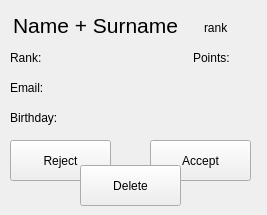
<?xml version="1.0" encoding="UTF-8"?>
<ui version="4.0">
 <class>FriendInfo</class>
 <widget class="QMainWindow" name="FriendInfo">
  <property name="geometry">
   <rect>
    <x>0</x>
    <y>0</y>
    <width>267</width>
    <height>215</height>
   </rect>
  </property>
  <property name="windowTitle">
   <string>Friend Info</string>
  </property>
  <property name="windowIcon">
   <iconset resource="Resources.qrc">
    <normaloff>:/Img/Img/icon.jpg</normaloff>:/Img/Img/icon.jpg</iconset>
  </property>
  <widget class="QWidget" name="centralwidget">
   <widget class="QLabel" name="NameSurname">
    <property name="geometry">
     <rect>
      <x>13</x>
      <y>0</y>
      <width>171</width>
      <height>51</height>
     </rect>
    </property>
    <property name="font">
     <font>
      <pointsize>16</pointsize>
     </font>
    </property>
    <property name="text">
     <string>Name + Surname</string>
    </property>
   </widget>
   <widget class="QLabel" name="RankIcon">
    <property name="geometry">
     <rect>
      <x>204</x>
      <y>8</y>
      <width>40</width>
      <height>40</height>
     </rect>
    </property>
    <property name="text">
     <string>rank</string>
    </property>
    <property name="scaledContents">
     <bool>true</bool>
    </property>
   </widget>
   <widget class="QLabel" name="RankName">
    <property name="geometry">
     <rect>
      <x>10</x>
      <y>50</y>
      <width>161</width>
      <height>16</height>
     </rect>
    </property>
    <property name="text">
     <string>Rank: </string>
    </property>
   </widget>
   <widget class="QLabel" name="Points">
    <property name="geometry">
     <rect>
      <x>193</x>
      <y>50</y>
      <width>71</width>
      <height>16</height>
     </rect>
    </property>
    <property name="text">
     <string>Points:</string>
    </property>
   </widget>
   <widget class="QLabel" name="Birthday">
    <property name="geometry">
     <rect>
      <x>10</x>
      <y>110</y>
      <width>251</width>
      <height>16</height>
     </rect>
    </property>
    <property name="text">
     <string>Birthday:</string>
    </property>
   </widget>
   <widget class="QLabel" name="Email">
    <property name="geometry">
     <rect>
      <x>10</x>
      <y>80</y>
      <width>241</width>
      <height>16</height>
     </rect>
    </property>
    <property name="text">
     <string>Email:</string>
    </property>
   </widget>
   <widget class="QLabel" name="FriendsSince">
    <property name="geometry">
     <rect>
      <x>10</x>
      <y>140</y>
      <width>251</width>
      <height>16</height>
     </rect>
    </property>
    <property name="text">
     <string>Friends since:</string>
    </property>
   </widget>
   <widget class="QPushButton" name="Reject">
    <property name="geometry">
     <rect>
      <x>10</x>
      <y>140</y>
      <width>101</width>
      <height>41</height>
     </rect>
    </property>
    <property name="cursor">
     <cursorShape>PointingHandCursor</cursorShape>
    </property>
    <property name="text">
     <string>Reject</string>
    </property>
   </widget>
   <widget class="QPushButton" name="Accept">
    <property name="geometry">
     <rect>
      <x>150</x>
      <y>140</y>
      <width>101</width>
      <height>41</height>
     </rect>
    </property>
    <property name="cursor">
     <cursorShape>PointingHandCursor</cursorShape>
    </property>
    <property name="text">
     <string>Accept</string>
    </property>
   </widget>
   <widget class="QPushButton" name="Delete">
    <property name="geometry">
     <rect>
      <x>80</x>
      <y>165</y>
      <width>101</width>
      <height>41</height>
     </rect>
    </property>
    <property name="cursor">
     <cursorShape>PointingHandCursor</cursorShape>
    </property>
    <property name="text">
     <string>Delete</string>
    </property>
   </widget>
  </widget>
 </widget>
 <resources>
  <include location="Resources.qrc"/>
 </resources>
 <connections/>
</ui>
